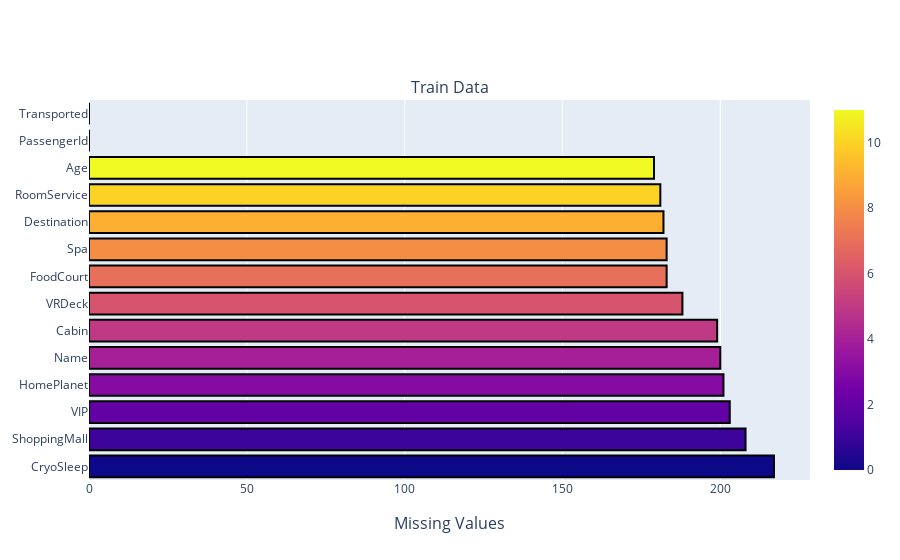

Notebook code cell kept with this figure:
### Markdown cell above
Let's take a look at the null counts.

### Code cell
df_null =  pd.DataFrame(df.isnull().sum().sort_values(ascending=False))
# print(df_null)

fig = make_subplots(rows=1, cols=1, column_titles = ["Train Data"] , x_title="Missing Values")

fig.add_trace(go.Bar(x=df_null[0], y=df_null.index, orientation="h",  
                     marker=dict(color=[n for n in range(12)], 
                                    line_color='rgb(0,0,0)' , 
                                    line_width = 2,
                                    coloraxis="coloraxis")
                     ),1, 1)

### Figure 1 — Plotly figure (JSON) as saved in the notebook; plotly's stock layout.template omitted (floating-point values rounded to 4 significant figures)
{"data": [{"marker": {"color": [0, 1, 2, 3, 4, 5, 6, 7, 8, 9, 10, 11], "coloraxis": "coloraxis", "line": {"color": "rgb(0,0,0)", "width": 2}}, "orientation": "h", "type": "bar", "x": [217, 208, 203, 201, 200, 199, 188, 183, 183, 182, 181, 179, 0, 0], "xaxis": "x", "y": ["CryoSleep", "ShoppingMall", "VIP", "HomePlanet", "Name", "Cabin", "VRDeck", "FoodCourt", "Spa", "Destination", "RoomService", "Age", "PassengerId", "Transported"], "yaxis": "y"}], "layout": {"annotations": [{"font": {"size": 16}, "showarrow": false, "text": "Train Data", "x": 0.5, "xanchor": "center", "xref": "paper", "y": 1, "yanchor": "bottom", "yref": "paper"}, {"font": {"size": 16}, "showarrow": false, "text": "Missing Values", "x": 0.5, "xanchor": "center", "xref": "paper", "y": 0, "yanchor": "top", "yref": "paper", "yshift": -30}], "xaxis": {"anchor": "y", "domain": [0, 1]}, "yaxis": {"anchor": "x", "domain": [0, 1]}}}
